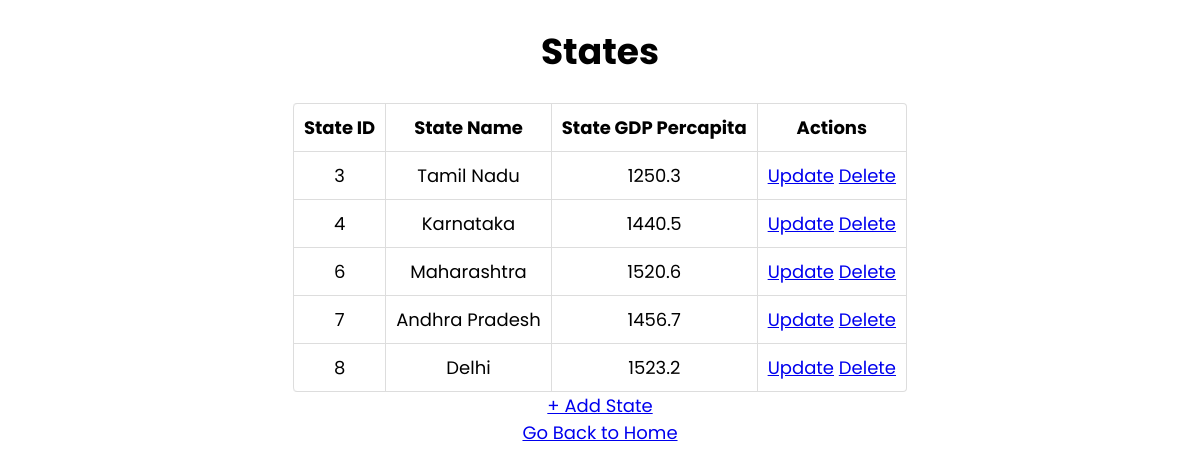
Before: /state with the older database file.
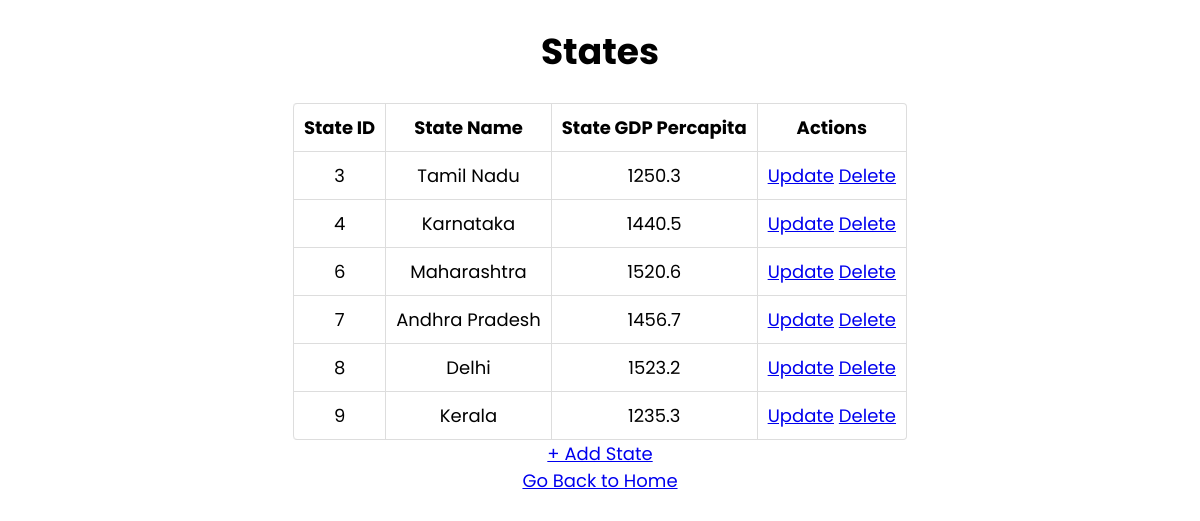
After: the same page with the newer database file.
### app.py (models this page shows)
class State(db.Model):
    __tablename__ = "states"
    state_id = db.Column(db.Integer, autoincrement = True, primary_key = True, unique = True, nullable = False)
    state_name = db.Column(db.String, nullable = False, unique = True)
    gdp_state_percapita = db.Column(db.Float)

### app.py (the view)
@app.route("/state", methods = ["GET"])
def view_state():
    state_list = State.query.all()
    return render_template(
        "view_state.html",
        state_list = state_list
    )

### templates/view_state.html (shortened to what this page needs)
<!DOCTYPE html>
<html lang="en">
  <head>
    <link rel="stylesheet" href="../static/assets/view.css">
  </head>
  <body>
    <h1 style="text-align: center">States</h1>
    {% if state_list | length == 0 %}
        <p>No States Found! Add the states now!</p>
        <a href="/state/create" type="button">+ Add State</a>
    {% else %}
    <table id="state-detail">
      <thead>
        <th>State ID</th>
        <th>State Name</th>
        <th>State GDP Percapita</th>
        <th>Actions</th>
      </thead>
      {% for state in state_list %}
      <tr>
        <td>{{state["state_id"]}}</td>
        <td>{{state["state_name"]}}</td>
        <td>{{state["gdp_state_percapita"]}}</td>
        <td>
            <a href="/state/{{state['state_id']}}/update" type="button">Update</a>
            <a href="/state/{{state['state_id']}}/delete" type="button">Delete</a>
        </td>
      </tr>
      {% endfor %}
    </table>
    <a href="/state/create" type="button">+ Add State</a>
    {% endif %}
    <br>
    <a href="/">Go Back to Home</a>
  </body>
</html>

### static/assets/view.css (style rules this page uses)
body { font-family: 'Poppins', sans-serif; text-align: center; font-size: large; }
table { width: fit-content; border: 1px solid #ddd; border-collapse: separate; border-left: 0; border-radius: 4px; border-spacing: 0px; margin-left: auto; margin-right: auto; }
thead { display: table-header-group; vertical-align: middle; border-color: inherit; border-collapse: separate; text-align: center; padding: 10px; }
tr { display: table-row; vertical-align: inherit; border-color: inherit; text-align: center; padding: 10px; }
th, td { padding: 5px 4px 6px 4px; text-align: center; vertical-align: top; border-left: 1px solid #ddd; padding: 10px; }
td { border-top: 1px solid #ddd; }
thead:first-child tr:first-child th:first-child, tbody:first-child tr:first-child td:first-child { border-radius: 4px 0 0 0; }
thead:last-child tr:last-child th:first-child, tbody:last-child tr:last-child td:first-child { border-radius: 0 0 0 4px; }

Changed rows visible on the page:
added State: state_id "9", state_name "Kerala", gdp_state_percapita "1235.3"
